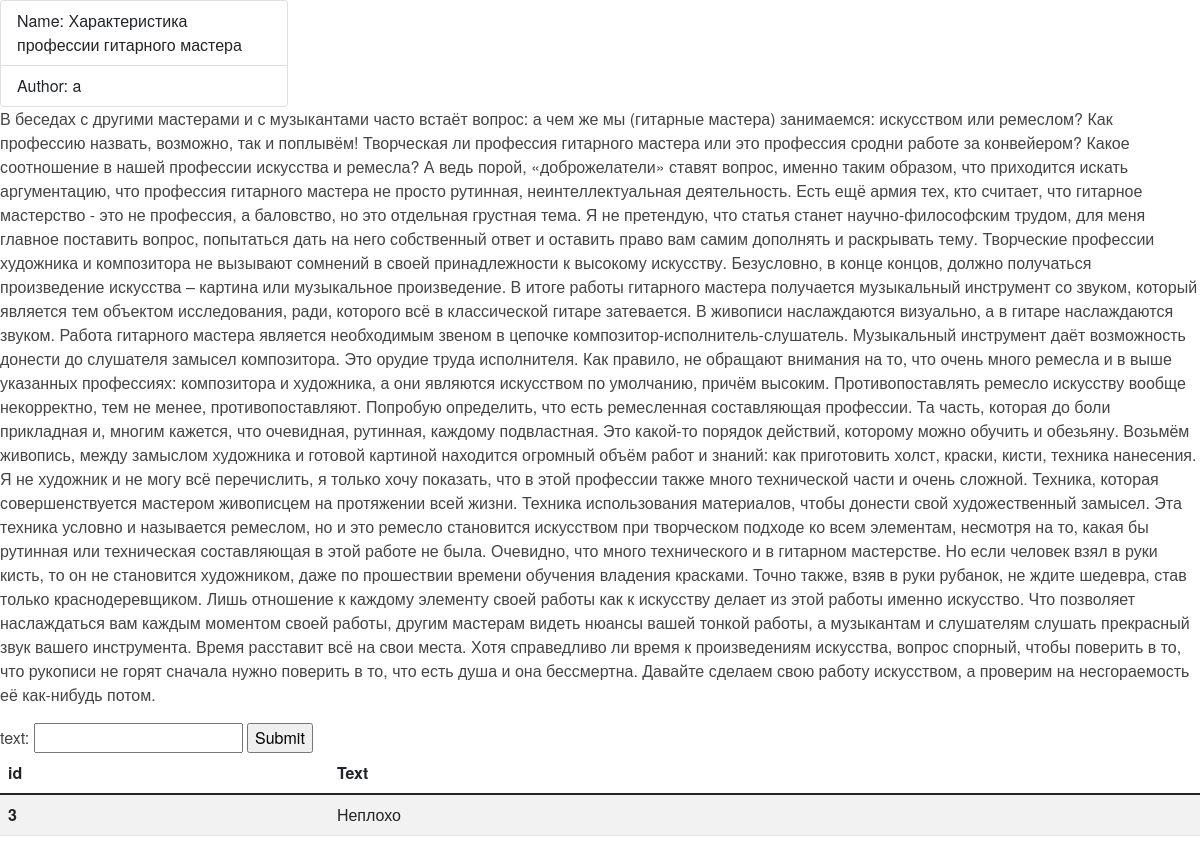
Screenshot of /articles/article/3/ with the database file from the repository.
### articles/models.py (models this page shows, shortened)
class Article(models.Model):
    author = models.ForeignKey(
        "auth.User",
        on_delete=models.CASCADE,
    )
    title = models.CharField(max_length=100)
    body = models.TextField()

class Review(models.Model):
    text = models.TextField()
    article = models.ForeignKey(Article, on_delete=models.CASCADE)

### articles/views.py (the view)
# urls.py: path("article/<int:article_id>/", views.article_detail, name="article"),
def article_detail(request, article_id):
    if request.method == "POST":
        form = forms.ReviewForm(request.POST)
        if form.is_valid():
            text = form.cleaned_data["text"]
            article = get_object_or_404(models.Article, id=article_id)
            models.Review.objects.create(text=text, article=article)
            return redirect(reverse("article", args=[article_id]))
    elif request.method == "GET":
        form = forms.ReviewForm()
        article = get_object_or_404(models.Article, id=article_id)
        reviews = models.Review.objects.filter(article=article_id)
        context = {
            "form": form,
            "article": article,
            "reviews": reviews,
        }
        return render(request, "article.html", {"context": context})

### articles/templates/Article.html (shortened to what this page needs)
{% extends 'base.html' %}
{% block content %}
    <div class="card center-card" style="width: 18rem;">
        <ul class="list-group list-group-flush center-card">
            <li class="list-group-item">Name: {{ context.article.title }}</li>
            <li class="list-group-item">Author: {{ context.article.author}}</li>
        </ul>
    </div>
<p>{{ context.article.body }}</p>
<form method="post">
    {{ context.form }}
    <input type="submit" value="Submit">
</form>
    <table class="article-table table table-striped table-hover">
        <thead>
        <tr>
            <th scope="col">id</th>
            <th scope="col">Text</th>
        </tr>
        </thead>
        <tbody>
        {% for review in context.reviews %}
            <tr>
                <th scope="row">{{ review.id }}</th>
                <td>{{ review.text }}</td>
            </tr>
        {% endfor %}
        </tbody>
    </table>
{% endblock %}

### articles/static/css/styles.css (style rules this page uses)
body { margin: 0; padding: 0; font-family: "Helvetica Neue", Helvetica, Arial, sans-serif; color: #444; }

### rows the page displays
Article: article "Характеристика профессии гитарного мастера", article.author "a", article.body "В беседах с другими мастерами и с музыкантами часто встаёт вопрос: а чем же мы (гитарные мастера) занимаемся: искусством или ремеслом? Как профессию назвать, возможно, так и поплывём! Творческая ли профессия гитарного мастера или это профессия сродни работе за конвейером? Какое соотношение в нашей профессии искусства и ремесла? А ведь порой, «доброжелатели» ставят вопрос, именно таким образом, что приходится искать аргументацию, что профессия гитарного мастера не просто рутинная, неинтеллектуальная деятельность. Есть ещё армия тех, кто считает, что гитарное мастерство - это не профессия, а баловство, но это отдельная грустная тема. Я не претендую, что статья станет научно-философским…"
Review: id "3", text "Неплохо"
